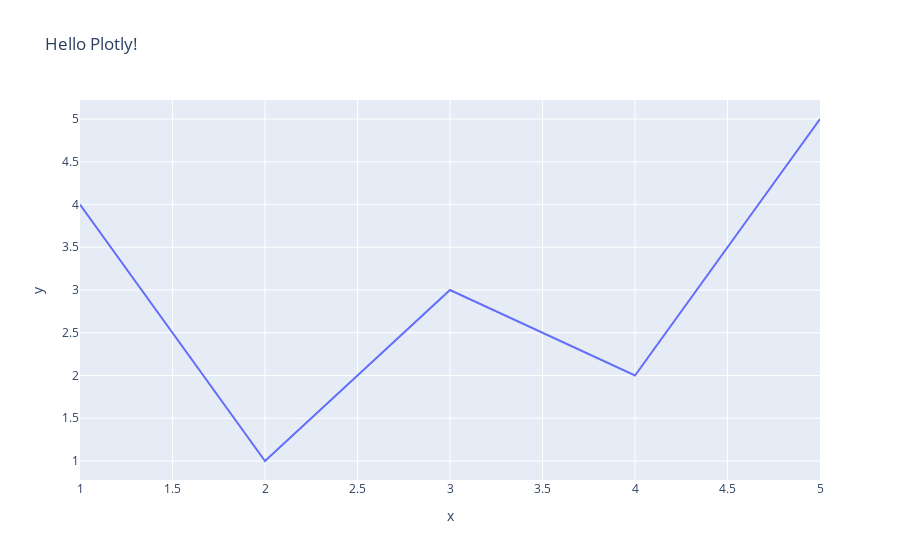

This figure's notebook cell:
### Code cell
# Import the Express module from Plotly as px
import plotly.express as px

# Create your first figure with Plotly!
fig = px.line(x=[1, 2, 3, 4, 5], y=[4, 1, 3, 2, 5], title="Hello Plotly!")

# Show the figure
fig.show()

### Figure 1 — Plotly figure (JSON) as saved in the notebook; plotly's stock layout.template omitted (floating-point values rounded to 4 significant figures)
{"data": [{"hovertemplate": "x=%{x}<br>y=%{y}<extra></extra>", "legendgroup": "", "line": {"color": "#636efa", "dash": "solid"}, "marker": {"symbol": "circle"}, "mode": "lines", "name": "", "orientation": "v", "showlegend": false, "type": "scatter", "x": [1, 2, 3, 4, 5], "xaxis": "x", "y": [4, 1, 3, 2, 5], "yaxis": "y"}], "layout": {"legend": {"tracegroupgap": 0}, "title": {"text": "Hello Plotly!"}, "xaxis": {"anchor": "y", "domain": [0, 1], "title": {"text": "x"}}, "yaxis": {"anchor": "x", "domain": [0, 1], "title": {"text": "y"}}}}
